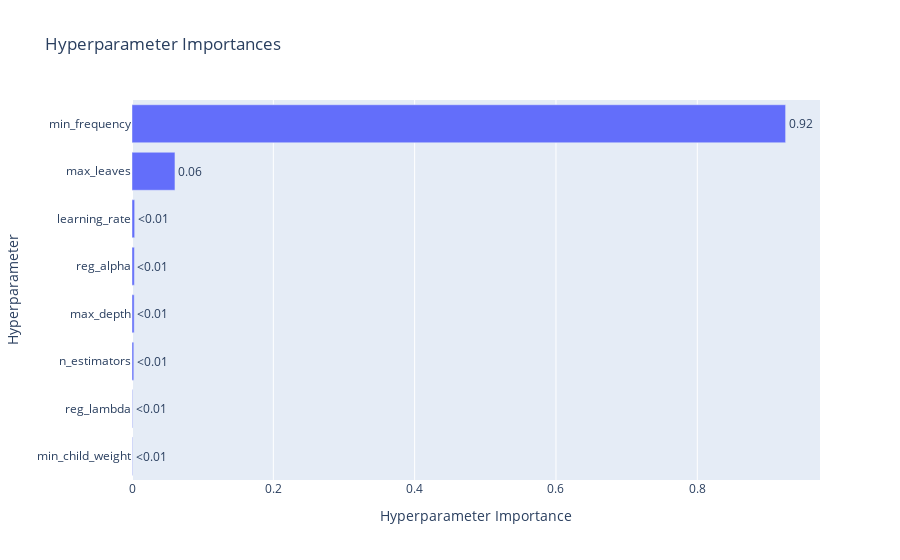

This figure's notebook cell:
### Markdown cell above
**P3**

### Code cell
plot_param_importances(study)

### Figure 1 — Plotly figure (JSON) as saved in the notebook; plotly's stock layout.template omitted (floating-point values rounded to 4 significant figures)
{"data": [{"cliponaxis": false, "hovertemplate": ["min_child_weight (IntDistribution): 0.0007007665668199435<extra></extra>", "reg_lambda (FloatDistribution): 0.0007801457689595129<extra></extra>", "n_estimators (IntDistribution): 0.0025279518964124157<extra></extra>", "max_depth (IntDistribution): 0.0030914782925536457<extra></extra>", "reg_alpha (FloatDistribution): 0.003353311146490684<extra></extra>", "learning_rate (FloatDistribution): 0.003779274837336504<extra></extra>", "max_leaves (IntDistribution): 0.06080160425286111<extra></extra>", "min_frequency (FloatDistribution): 0.9249654672385662<extra></extra>"], "name": "Objective Value", "orientation": "h", "text": ["<0.01", "<0.01", "<0.01", "<0.01", "<0.01", "<0.01", "0.06", "0.92"], "textposition": "outside", "type": "bar", "x": [0.0007008, 0.0007801, 0.002528, 0.003091, 0.003353, 0.003779, 0.0608, 0.925], "y": ["min_child_weight", "reg_lambda", "n_estimators", "max_depth", "reg_alpha", "learning_rate", "max_leaves", "min_frequency"]}], "layout": {"autosize": true, "title": {"text": "Hyperparameter Importances"}, "xaxis": {"autorange": true, "range": [0, 0.9736], "title": {"text": "Hyperparameter Importance"}, "type": "linear"}, "yaxis": {"autorange": true, "range": [-0.5, 7.5], "title": {"text": "Hyperparameter"}, "type": "category"}}}
